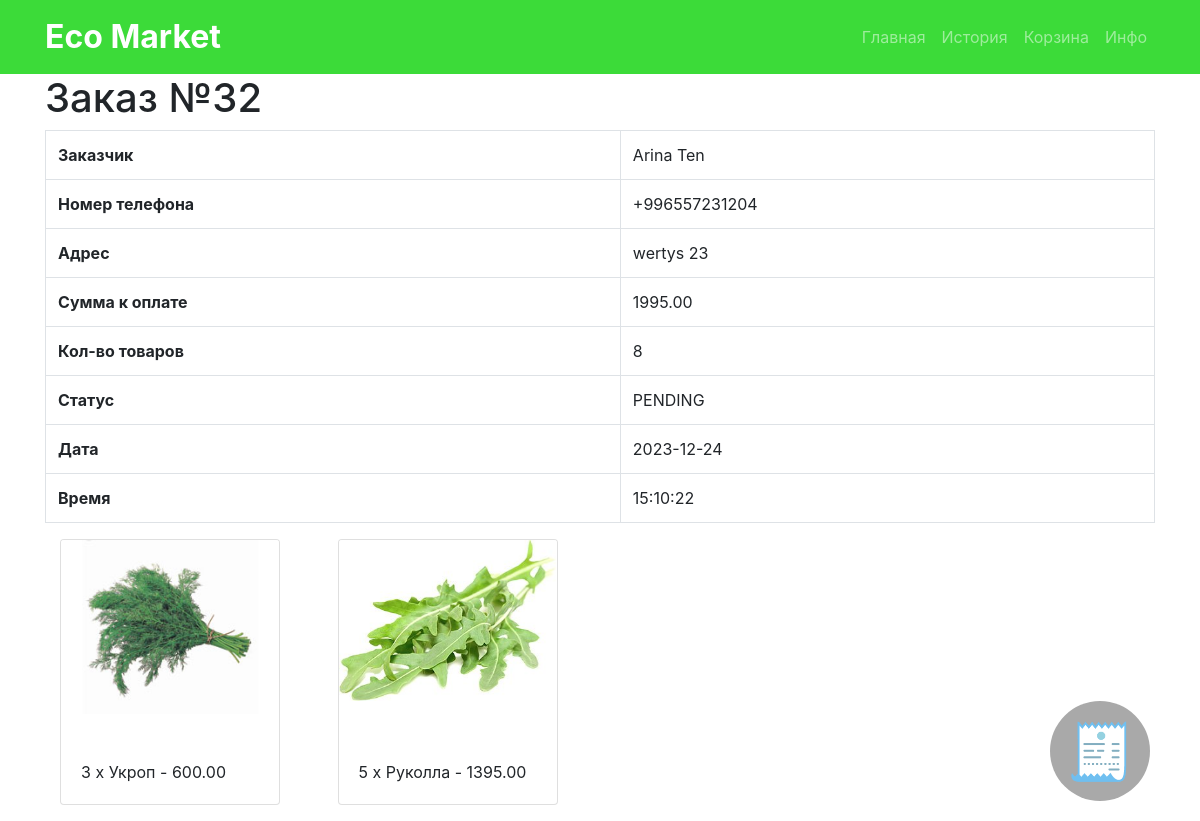
The app's page /orders/32/ with its own data.
### myapp/models.py (models this page shows, shortened)
class Order(models.Model):
    STATUS_CHOICES = [
        ('Нa расмотрении','PENDING'),
        ('Делается', 'APPROVED'),
        ('Доставлено','COMPLETED'),
        ('Отменен','CANCEL'),
    ]
    session = models.ForeignKey(Session, on_delete=models.CASCADE)
    address = models.CharField(max_length=255)
    total_price = models.DecimalField(max_digits=10, decimal_places=2)  # Добавьте это поле
    quantity = models.PositiveIntegerField(default=1)
    name = models.CharField(max_length=100)
    phone_number = models.CharField(max_length=20)
    created_at = models.DateTimeField(auto_now_add=True)
    status = models.CharField(max_length=20, choices=STATUS_CHOICES, default='Нa расмотрении')
    cart_items = models.ManyToManyField('CartItem', blank=True)

class OrderItem(models.Model):
    order = models.ForeignKey('Order', on_delete=models.CASCADE)
    product = models.ForeignKey(Product, on_delete=models.CASCADE)
    quantity = models.PositiveIntegerField(default=1)

class Product(models.Model):
    category = models.ForeignKey(Category, on_delete=models.CASCADE)
    name = models.CharField(max_length=100)
    description = models.TextField()
    price = models.DecimalField(max_digits=10, decimal_places=2)
    available = models.BooleanField(default=True)
    quantity_available = models.IntegerField()
    image = models.ImageField(upload_to='images/')

### myapp/views.py (the view)
# urls.py: path('orders/<int:order_id>/', views.order_detail, name='order_detail'),
def order_detail(request, order_id):
    order = Order.objects.get(pk=order_id)
    order_items = OrderItem.objects.filter(order=order)
    items_with_total = []
    for order_item in order_items:
        total = order_item.quantity * order_item.product.price
        items_with_total.append({
            'order_item': order_item,
            'total': total,
        })
    context = {
        'order': order,
        'items_with_total': items_with_total,
    }
    return render(request, 'order_detail.html', context)

### templates/order_detail.html (shortened to what this page needs)
{% extends 'base.html' %}
{% block content %}
    <div class="container">
        <div class="order-info">
            <h1>Заказ №{{ order.id }}</h1>
            <div class="table-responsive">
                <table class="table table-bordered">
                    <tbody>
                        <tr>
                            <th scope="row">Заказчик</th>
                            <td>{{ order.name }}</td>
                        </tr>
                        <tr>
                            <th scope="row">Номер телефона</th>
                            <td>{{ order.phone_number }}</td>
                        </tr>
                        <tr>
                            <th scope="row">Адрес</th>
                            <td>{{ order.address }}</td>
                        </tr>
                        <tr>
                            <th scope="row">Сумма к оплате</th>
                            <td>{{ order.total_price }}</td>
                        </tr>
                        <tr>
                            <th scope="row">Кол-во товаров</th>
                            <td>{{ order.quantity }}</td>
                        </tr>
                        <tr>
                            <th scope="row">Статус</th>
                            <td>{{ order.status }}</td>
                        </tr>
                        <tr>
                            <th scope="row">Дата</th>
                            <td>{{ order.created_at|date:"Y-m-d" }}</td>
                        </tr>
                        <tr>
                            <th scope="row">Время</th>
                            <td>{{ order.created_at|time:"H:i:s" }}</td>
                        </tr>
                    </tbody>
                </table>
            </div>
        </div>
      <div class="row">
            <div class="col-md-12">
                <div class="scrolling-wrapper">
                    <ul class="list-unstyled d-flex flex-nowrap">
                        {% for item_with_total in items_with_total %}
                            <li class="col-md-3">
                                <div class="card">
                                    <div class="card-img-container">
                                        <img class="card-img-top product-image" src="{{ item_with_total.order_item.product.image.url }}" alt="{{ item_with_total.order_item.product.name }}">
                                    </div>
                                    <div class="card-body">
                                        <p class="card-text">{{ item_with_total.order_item.quantity }} x {{ item_with_total.order_item.product.name }} - {{ item_with_total.total }}</p>
                                    </div>
                                </div>
                            </li>
                        {% endfor %}
                    </ul>
                </div>
            </div>
        </div>
    <div class="cart-button">
        <a href="{% url 'order_pdf' order.id %}">
            <div class="cart-icon"></div>
        </a>
    </div>
{% endblock %}

### templates/order_detail.html (style rules this page uses)
.scrolling-wrapper { overflow-x: auto; white-space: nowrap; }
.scrolling-wrapper .card { display: inline-block; width: 220px; margin-right: 10px; }
.card-img-container { overflow: hidden; height: 200px; width: 100%; }
.card-img-top { width: 100%; height: auto; object-fit: cover; }
.cart-button { position: fixed; bottom: 20px; right: 50px; z-index: 999; text-decoration: none; }
.cart-icon { width: 100px; height: 100px; background-color: #A9A9A9; border-radius: 50%; display: flex; justify-content: center; align-items: center; font-size: 90px; color: white; animation: slide 2s infinite; }
.cart-icon::before { content: '🧾'; font-size: 55px; position: absolute; top: 50%; left: 50%; transform: translate(-50%, -50%); }

### records on screen
Order: id "32", name "Arina Ten", phone_number "+996557231204", address "wertys 23", total_price "1995.00", quantity "8", status "PENDING", created_at "2023-12-24", created_at "15:10:22"
OrderItem: order_item.product.image (picture), order_item.quantity "3", order_item.product.name "Укроп", total "600.00"
OrderItem: order_item.product.image (picture), order_item.quantity "5", order_item.product.name "Руколла", total "1395.00"
